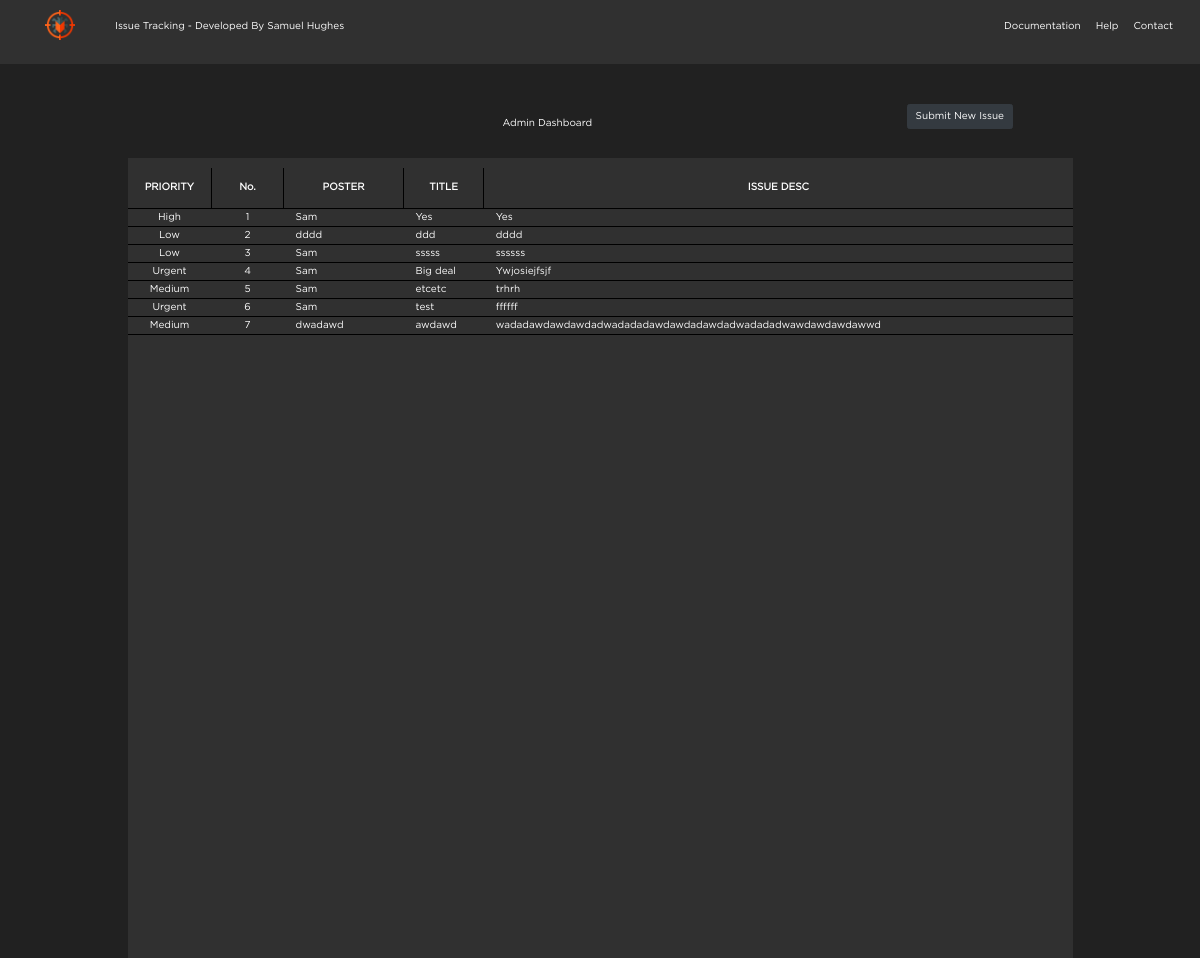
The app's page /admin.php (signed in) with its own data.
### tables this page shows
CREATE TABLE `issue_records` (
  `ID` int(10) NOT NULL,
  `poster` varchar(40) NOT NULL,
  `Title` varchar(50) NOT NULL,
  `issue_desc` varchar(900) NOT NULL,
  `Priority` varchar(11) NOT NULL
);

### admin.php (the view, shortened to what this page needs)
<!DOCTYPE html>
<html lang="en">
<head>
  <link rel="stylesheet" href="static/styles/style.css" />
  <link rel="stylesheet" href="https://cdn.jsdelivr.net/npm/bootstrap@4.4.1/dist/css/bootstrap.min.css" />
</head>
<body>
  <div class="container-fluid">
    <div class="row">
      <div id="nav__div">
        <div class="col-1">
          <a href="index.php">
            <img id="bug__logo" src="./static/images/bug_icon.png">
          </a>
        </div>
        <div class="col-6">
          <span>
            <p> Issue Tracking - Developed By Samuel Hughes </p>
          </span>
        </div>
        <div class="col-5" style="text-align:right">
          <ul>
            <li>
              <a href="documentation.html">Documentation</a>
            </li>
            <li>
              <a href="help_page.html">Help</a>
            </li>
            <li>
              <a href="contact_page.html">Contact</a>
            </li>
          </ul>
        </div>
      </div>
    </div>
    <div class="container-fluid">
      <div class="row">
        <div class="col-1"></div>
        <div class="col-10" id="dash_title">
          <div style="text-align:center;margin-top:5vh;">
            <h1 id="title_text">
              <a href="dashboard.php" style="margin-left:5vw;">Admin Dashboard</a>
              <a href="PHP/submit_issue.php" style="display:inline;float:right;"><button class="btn btn-dark">Submit New Issue</button></a>
            </h1>
          </div>
          <div id="dash_Box">
            <?php
            $con = mysqli_connect("localhost", "root", "", "issuesdb");
            $result = mysqli_query($con, "SELECT * FROM issue_records");
            echo "<table id='dash_table'>
                      <tr style='height:5vh; width:10vw;';>
                      <th id='priority'>PRIORITY</th>
                      <th id='issue_num'>No.</th>
                      <th id='poster'>POSTER</th>
                      <th>TITLE</th>
                      <th id='issue_desc_title'>ISSUE DESC</th>
                      </tr>";
            while ($row = mysqli_fetch_array($result)) {
              echo "<tr style='vertical-align:top; border-bottom: 1px solid black;'>";
              echo "<td style='text-align:center;'>" . $row['Priority'] . "</td>";
              echo "<td style='text-align:center'>" . $row['ID'] . "</td>";
              echo "<td style='padding-left:1vw;'>" . $row['poster'] . "</td>";
              echo "<td style='padding-left:1vw;'>" . $row['Title'] . "</td>";
              echo "<td style='padding-left:1vw; max-width:40vw;  overflow-wrap: break-word;'>" . $row['issue_desc'] . "</td>";
              echo "</tr>";
            }
            echo "</table>";
            ?>
          </div>
        </div>
        <div class="col-1">
        </div>
      </div>
    </div>
</body>
</html>

### static/styles/style.css (style rules this page uses)
body { background: #212121 !important; }
* { -ms-overflow-style: none; scrollbar-width: none; font-family: "gotham"; font-size: 10px; color: white !important; }
ul, li { display: inline; list-style-type: none; text-decoration: none; }
#nav__div { height: 8vh; width: 100vw; background-color: #303030; display: flex; }
#nav__div div { margin-top: 2.4vh; }
#nav__div div ul li a { padding-right: 1vw; }
#bug__logo { height: auto; width: 2.5vw; margin-left: 2.5vw; margin-top: -1vh; }
#dash_Box { background-color: #303030 !important; height: 100vh !important; width: 100% !important; margin-top: 3vh; overflow-y: scroll; }
#dash_Box table { width: 100%; overflow-y: hide; float: left; }
#dash_Box table th { line-height: 2vh; border: solid 1px black; border-top: none; text-align: center; }
#dash_Box table tr { height: auto; }
#dash_Box table #priority { width: 7vw; border-left: none; }
#dash_Box table #issue_num { width: 6vw; }
#dash_Box table #poster { width: 10vw; }
#dash_Box table #issue_desc_title { border-right: none; }
#title_text { margin-right: 5vw; }

### records on screen
issue_records: Priority "High", ID "1", poster "Sam", Title "Yes", issue_desc "Yes"
issue_records: Priority "Low", ID "2", poster "dddd", Title "ddd", issue_desc "dddd"
issue_records: Priority "Low", ID "3", poster "Sam", Title "sssss", issue_desc "ssssss"
issue_records: Priority "Urgent", ID "4", poster "Sam", Title "Big deal", issue_desc "Ywjosiejfsjf"
issue_records: Priority "Medium", ID "5", poster "Sam", Title "etcetc", issue_desc "trhrh"
issue_records: Priority "Urgent", ID "6", poster "Sam", Title "test", issue_desc "ffffff"
issue_records: Priority "Medium", ID "7", poster "dwadawd", Title "awdawd", issue_desc "wadadawdawdawdadwadadadawdawdadawdadwadadadwawdawdawdawwd"
